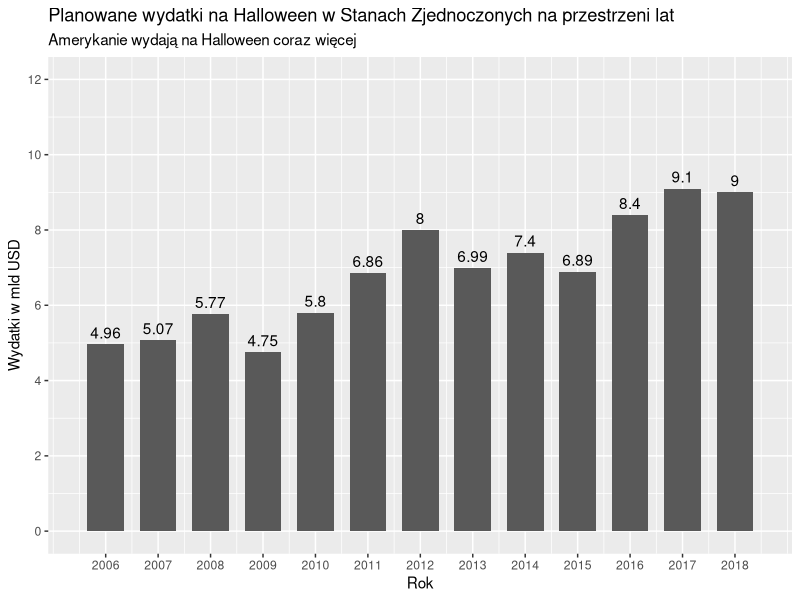
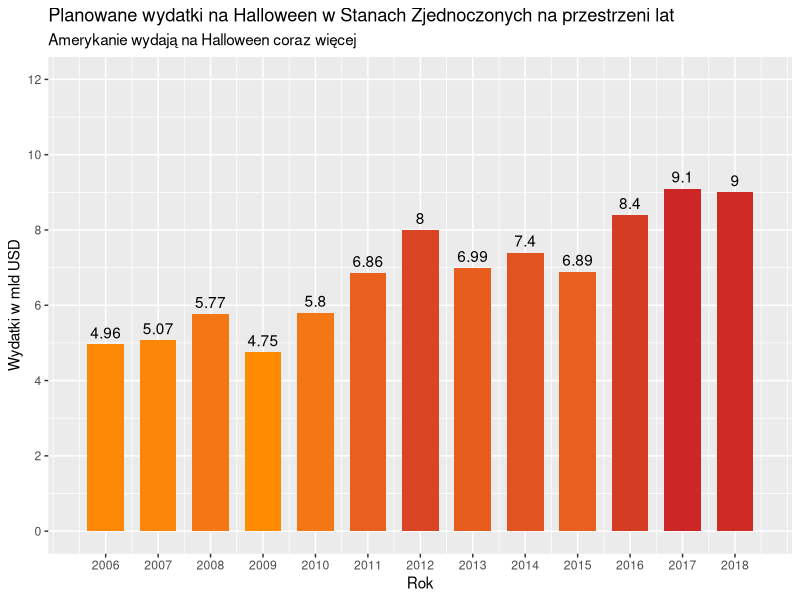

The R source for these figures, in order:
## ---- chunk 1
library(ggplot2)
library(data.table)
library(RColorBrewer)
## ---- chunk 2
wydatki = c(4.96, 5.07, 5.77, 4.75, 5.8, 6.86, 8, 6.99, 7.4, 6.89, 8.4, 9.1, 9)
year = seq(2006,2018,1)

halloween = data.table(wydatki, year)

## ---- chunk 3
ggplot(halloween, aes(x=year,y=wydatki)) + 
  geom_col(width=0.7) +
  geom_text(aes(label=wydatki), position=position_dodge(width=0.9), vjust=-0.5) +
  scale_y_continuous(limits=c(0,12),breaks=seq(0,14,2)) +
  scale_x_continuous(breaks=seq(2006,2018,1)) +
  ylab("Wydatki w mld USD") +
  xlab("Rok") +
  ggtitle("Planowane wydatki na Halloween w Stanach Zjednoczonych na przestrzeni lat",
          "Amerykanie wydają na Halloween coraz więcej")
## ---- chunk 4
ggplot(halloween, aes(x=year,y=wydatki, fill=wydatki)) + 
  geom_col(width=0.7) +
  geom_text(aes(label=wydatki), position=position_dodge(width=0.9), vjust=-0.5) +
  scale_fill_gradient(low="darkorange",high = "firebrick3") +
  scale_y_continuous(limits=c(0,12),breaks=seq(0,14,2)) +
  scale_x_continuous(breaks=seq(2006,2018,1)) +
  theme(legend.position="none") +
  ylab("Wydatki w mld USD") +
  xlab("Rok") +
  ggtitle("Planowane wydatki na Halloween w Stanach Zjednoczonych na przestrzeni lat",
          "Amerykanie wydają na Halloween coraz więcej")
